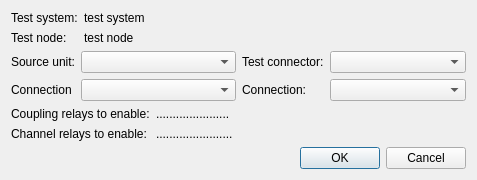
<?xml version="1.0" encoding="UTF-8"?>
<ui version="4.0">
 <class>mdtTtRelayPathDialog</class>
 <widget class="QDialog" name="mdtTtRelayPathDialog">
  <property name="geometry">
   <rect>
    <x>0</x>
    <y>0</y>
    <width>477</width>
    <height>173</height>
   </rect>
  </property>
  <property name="windowTitle">
   <string>Test node relay path edition</string>
  </property>
  <layout class="QVBoxLayout" name="verticalLayout">
   <item>
    <layout class="QFormLayout" name="formLayout_4">
     <item row="0" column="0">
      <widget class="QLabel" name="lbTestSystemLabel">
       <property name="text">
        <string>Test system:</string>
       </property>
      </widget>
     </item>
     <item row="0" column="1">
      <widget class="QLabel" name="lbTestSystem">
       <property name="text">
        <string>test system</string>
       </property>
      </widget>
     </item>
     <item row="1" column="0">
      <widget class="QLabel" name="lbTestNodeLabel">
       <property name="text">
        <string>Test node:</string>
       </property>
      </widget>
     </item>
     <item row="1" column="1">
      <widget class="QLabel" name="lbTestNode">
       <property name="text">
        <string>test node</string>
       </property>
      </widget>
     </item>
    </layout>
   </item>
   <item>
    <layout class="QHBoxLayout" name="horizontalLayout">
     <item>
      <layout class="QFormLayout" name="formLayout">
       <item row="0" column="0">
        <widget class="QLabel" name="lbSourceUnit">
         <property name="text">
          <string>Source unit:</string>
         </property>
        </widget>
       </item>
       <item row="0" column="1">
        <widget class="QComboBox" name="cbSourceUnit"/>
       </item>
       <item row="1" column="0">
        <widget class="QLabel" name="lbSourceConnection">
         <property name="text">
          <string>Connection</string>
         </property>
        </widget>
       </item>
       <item row="1" column="1">
        <widget class="QComboBox" name="cbSourceConnection">
         <property name="sizeAdjustPolicy">
          <enum>QComboBox::AdjustToContents</enum>
         </property>
        </widget>
       </item>
      </layout>
     </item>
     <item>
      <layout class="QFormLayout" name="formLayout_2">
       <item row="0" column="0">
        <widget class="QLabel" name="lbDestinationUnit">
         <property name="text">
          <string>Test connector:</string>
         </property>
        </widget>
       </item>
       <item row="0" column="1">
        <widget class="QComboBox" name="cbDestinationUnit"/>
       </item>
       <item row="1" column="0">
        <widget class="QLabel" name="lbDestinationConnection">
         <property name="text">
          <string>Connection:</string>
         </property>
        </widget>
       </item>
       <item row="1" column="1">
        <widget class="QComboBox" name="cbDestinationConnection">
         <property name="sizeAdjustPolicy">
          <enum>QComboBox::AdjustToContents</enum>
         </property>
        </widget>
       </item>
      </layout>
     </item>
    </layout>
   </item>
   <item>
    <layout class="QFormLayout" name="formLayout_3">
     <item row="0" column="0">
      <widget class="QLabel" name="lbCouplingRelaysLabel">
       <property name="text">
        <string>Coupling relays to enable:</string>
       </property>
      </widget>
     </item>
     <item row="0" column="1">
      <widget class="QLabel" name="lbCouplingRelays">
       <property name="text">
        <string>......................</string>
       </property>
      </widget>
     </item>
     <item row="1" column="0">
      <widget class="QLabel" name="lbChannelRelaysLabel">
       <property name="text">
        <string>Channel relays to enable:</string>
       </property>
      </widget>
     </item>
     <item row="1" column="1">
      <widget class="QLabel" name="lbChannelRelays">
       <property name="text">
        <string>.......................</string>
       </property>
      </widget>
     </item>
    </layout>
   </item>
   <item>
    <widget class="QDialogButtonBox" name="buttonBox">
     <property name="orientation">
      <enum>Qt::Horizontal</enum>
     </property>
     <property name="standardButtons">
      <set>QDialogButtonBox::Cancel|QDialogButtonBox::Ok</set>
     </property>
    </widget>
   </item>
  </layout>
 </widget>
 <resources/>
 <connections>
  <connection>
   <sender>buttonBox</sender>
   <signal>accepted()</signal>
   <receiver>mdtTtRelayPathDialog</receiver>
   <slot>accept()</slot>
   <hints>
    <hint type="sourcelabel">
     <x>248</x>
     <y>254</y>
    </hint>
    <hint type="destinationlabel">
     <x>157</x>
     <y>274</y>
    </hint>
   </hints>
  </connection>
  <connection>
   <sender>buttonBox</sender>
   <signal>rejected()</signal>
   <receiver>mdtTtRelayPathDialog</receiver>
   <slot>reject()</slot>
   <hints>
    <hint type="sourcelabel">
     <x>316</x>
     <y>260</y>
    </hint>
    <hint type="destinationlabel">
     <x>286</x>
     <y>274</y>
    </hint>
   </hints>
  </connection>
 </connections>
</ui>
